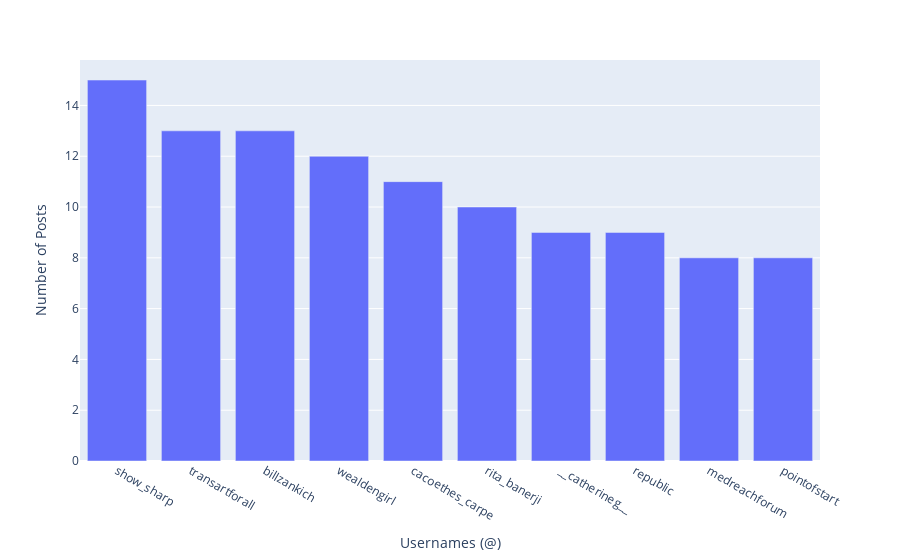

The code cell stored with this chart in its notebook:
### Code cell
plot_posting_users_of_month('April')

### Figure 1 — Plotly figure (JSON) as saved in the notebook; plotly's stock layout.template omitted (floating-point values rounded to 4 significant figures)
{"data": [{"alignmentgroup": "True", "hovertemplate": "Usernames (@)=%{x}<br>Number of Posts=%{y}<extra></extra>", "legendgroup": "", "marker": {"color": "#636efa", "pattern": {"shape": ""}}, "name": "", "offsetgroup": "", "orientation": "v", "showlegend": false, "textposition": "auto", "type": "bar", "x": ["show_sharp", "transartforall", "billzankich", "wealdengirl", "cacoethes_carpe", "rita_banerji", "__catherineg__", "republic", "medreachforum", "pointofstart"], "xaxis": "x", "y": [15, 13, 13, 12, 11, 10, 9, 9, 8, 8], "yaxis": "y"}], "layout": {"barmode": "relative", "legend": {"tracegroupgap": 0}, "margin": {"t": 60}, "xaxis": {"anchor": "y", "domain": [0, 1], "title": {"text": "Usernames (@)"}}, "yaxis": {"anchor": "x", "domain": [0, 1], "title": {"text": "Number of Posts"}}}}
